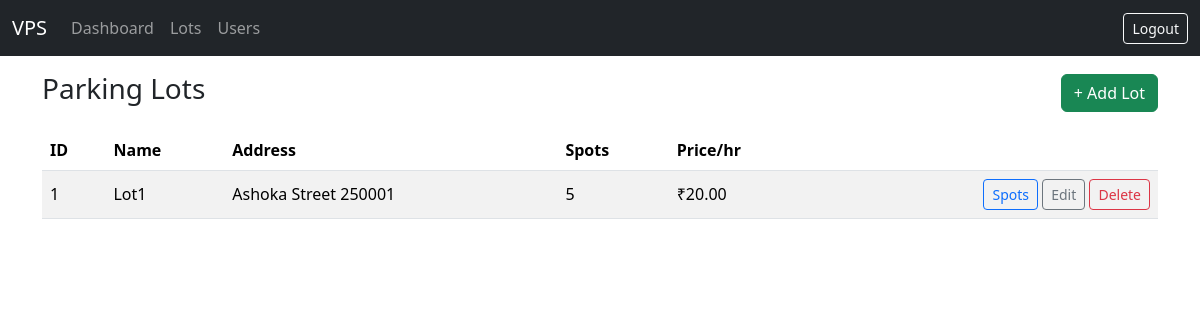
The page /admin/lots (signed in) on the database as committed earlier.
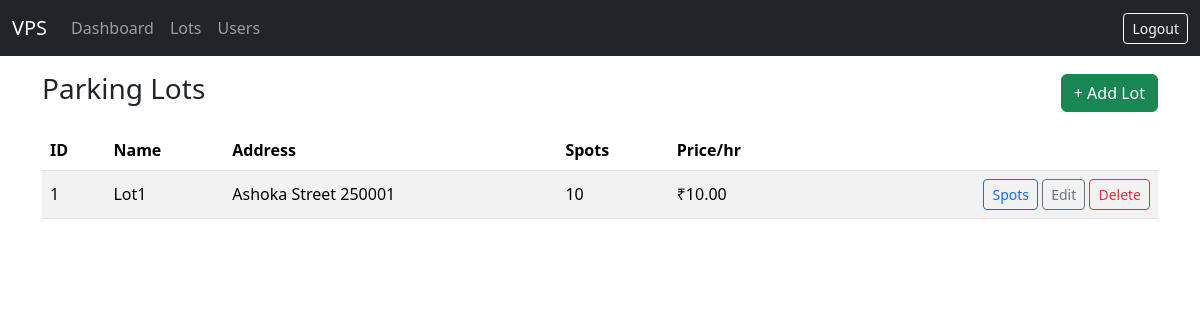
The same page on the database as committed later.
### models/models.py (models this page shows, shortened)
class ParkingLot(Base):
    __tablename__ = "parking_lots"
    id = Column(Integer, primary_key=True)
    name = Column(String, nullable=False)
    address_line_1 = Column(String, nullable=False)
    address_line_2 = Column(String)
    address_line_3 = Column(String)
    pin_code = Column(String(10), nullable=False)
    price_per_hour = Column(Numeric(10, 2), nullable=False)
    number_of_spots = Column(Integer, nullable=False)
    spots = relationship(
        "ParkingSpot", back_populates="parking_lot", cascade="all, delete-orphan"
    )

### app.py (the view)
@app.route("/admin/lots")
@login_required
@role_required("admin")
def list_lots():
    with SessionLocal() as db:
        lots = db.query(ParkingLot).all()
        return render_template("admin/lots.html", lots=lots)

### app.py (called while the page is built)
def login_required(view):
    @wraps(view)
    def wrapped(*a, **kw):
        if "user_id" not in session:
            flash("Please log in first.")
            return redirect(url_for("login"))
        return view(*a, **kw)
    return wrapped

def role_required(role):
    def deco(view):
        @wraps(view)
        def wrapped(*a, **kw):
            if session.get("role") != role:
                flash("Access denied.")
                return redirect(url_for("login"))
            return view(*a, **kw)
        return wrapped
    return deco

### templates/admin/lots.html (shortened to what this page needs)
{% extends 'base.html' %}
{% block content %}
<div class="d-flex justify-content-between align-items-center mb-3">
  <h3>Parking Lots</h3>
  <a class="btn btn-success" href="{{ url_for('add_lot') }}">+ Add Lot</a>
</div>
<table class="table table-striped align-middle">
  <thead>
    <tr>
      <th>ID</th><th>Name</th><th>Address</th><th>Spots</th>
      <th>Price/hr</th><th></th>
    </tr>
  </thead>
  <tbody>
  {% for lot in lots %}
    <tr>
      <td>{{ lot.id }}</td>
      <td>{{ lot.name }}</td>
      <td>{{ lot.address_line_1 }} {{ lot.pin_code }}</td>
      <td>{{ lot.number_of_spots }}</td>
      <td>₹{{ '%.2f'|format(lot.price_per_hour) }}</td>
      <td class="text-end">
        <a class="btn btn-sm btn-outline-primary"
           href="{{ url_for('lot_spots', lot_id=lot.id) }}">Spots</a>
        <a class="btn btn-sm btn-outline-secondary"
           href="{{ url_for('edit_lot', lot_id=lot.id) }}">Edit</a>
        <form class="d-inline" method="post"
              action="{{ url_for('delete_lot', lot_id=lot.id) }}"
              onsubmit="return confirm('Delete this lot?');">
          <button class="btn btn-sm btn-outline-danger">Delete</button>
        </form>
      </td>
    </tr>
  {% endfor %}
  </tbody>
</table>
{% endblock %}

Rows that differ between the two databases and show on the page:
changed ParkingLot "Lot1": number_of_spots "5" → "10"; price_per_hour "20.00" → "10.00"
